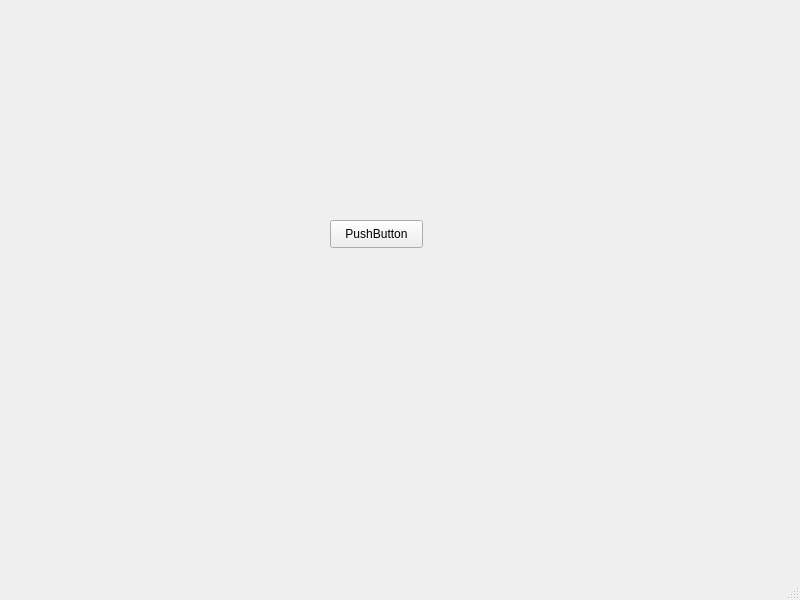
<?xml version="1.0" encoding="UTF-8"?>
<ui version="4.0">
 <class>MainWindow</class>
 <widget class="QMainWindow" name="MainWindow">
  <property name="geometry">
   <rect>
    <x>0</x>
    <y>0</y>
    <width>800</width>
    <height>600</height>
   </rect>
  </property>
  <property name="windowTitle">
   <string>MainWindow</string>
  </property>
  <widget class="QWidget" name="centralwidget">
   <widget class="QPushButton" name="pushButton">
    <property name="geometry">
     <rect>
      <x>330</x>
      <y>220</y>
      <width>93</width>
      <height>28</height>
     </rect>
    </property>
    <property name="text">
     <string>PushButton</string>
    </property>
   </widget>
  </widget>
  <widget class="QMenuBar" name="menubar">
   <property name="geometry">
    <rect>
     <x>0</x>
     <y>0</y>
     <width>800</width>
     <height>26</height>
    </rect>
   </property>
  </widget>
  <widget class="QStatusBar" name="statusbar"/>
 </widget>
 <resources/>
 <connections/>
</ui>
